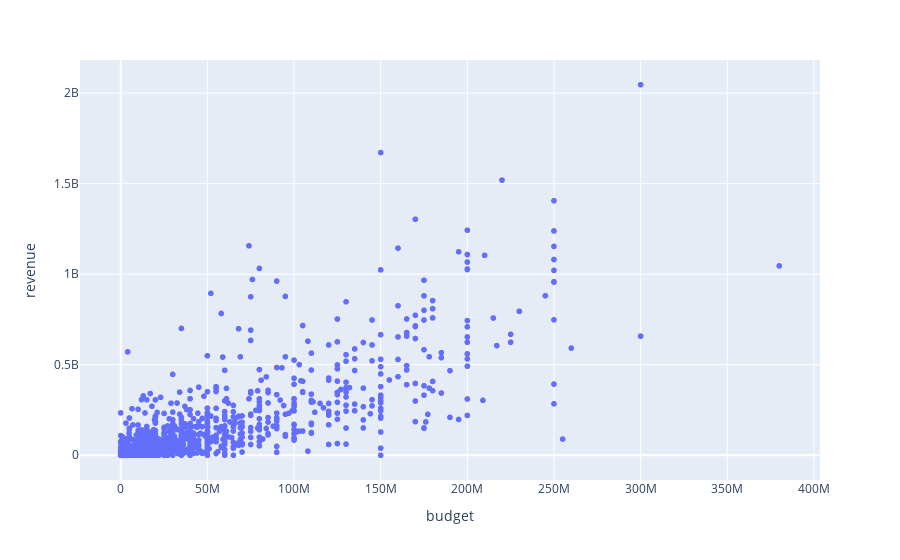

The notebook cell this image was saved under:
### Code cell
px.scatter(df,'budget','revenue')#,template='ggplot2')

### Figure 1 — Plotly figure (JSON) as saved in the notebook; plotly's stock layout.template omitted (floating-point values rounded to 4 significant figures; data arrays with more than 128 entries replaced by an {"elided": "..."} marker saying what was removed)
{"data": [{"hovertemplate": "budget=%{x}<br>revenue=%{y}<extra></extra>", "legendgroup": "", "marker": {"color": "#636efa", "symbol": "circle"}, "mode": "markers", "name": "", "showlegend": false, "type": "scattergl", "x": {"elided": "1378 int values"}, "xaxis": "x", "y": {"elided": "1378 int values"}, "yaxis": "y"}], "layout": {"legend": {"tracegroupgap": 0}, "margin": {"t": 60}, "xaxis": {"anchor": "y", "domain": [0, 1], "title": {"text": "budget"}}, "yaxis": {"anchor": "x", "domain": [0, 1], "title": {"text": "revenue"}}}}
